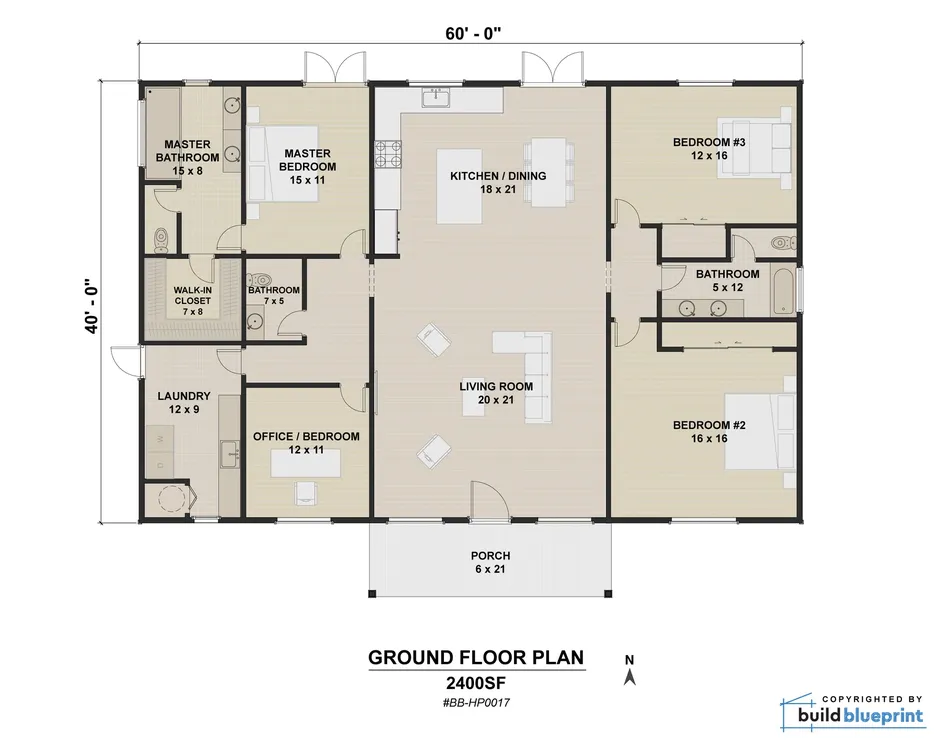
#> input picture ai_engine/temp_uploads/3fe1d359ed7f446eb7654db576ff8030.webp, 942 x 749 px, shrunk from 1946 x 1548 before the run
$ python -i vision_services.py   (imports and definitions only)
#> lines starting #> are read from the running program, lines starting #| are printed output that depends on the picture; after the words box and inside, x2 and y2 are one past the last pixel; in counts of white or black regions, pixels touching at a corner belong together
import math
import cv2
import numpy as np


# [9 lines not run here, left out]


# Validation helpers

def _is_likely_photo(img: np.ndarray) -> dict:

    h, w = img.shape[:2]

    hsv = cv2.cvtColor(img, cv2.COLOR_BGR2HSV)
    mean_sat = float(np.mean(hsv[:, :, 1]))

    gray = cv2.cvtColor(img, cv2.COLOR_BGR2GRAY)
    hist = cv2.calcHist([gray], [0], None, [256], [0, 256]).flatten()
    hist = hist / hist.sum()  # normalise

    significant_bins = int(np.sum(hist > 0.005))


    edges = cv2.Canny(gray, 50, 150)
    edge_density = float(np.sum(edges > 0)) / (h * w)


    photo_score = 0
    reasons = []
    if mean_sat > 50:
        photo_score += 1
        reasons.append(f"high colour saturation ({mean_sat:.0f})")
    if significant_bins > 120:
        photo_score += 1
        reasons.append(f"smooth histogram ({significant_bins} bins)")
    if edge_density > 0.15:
        photo_score += 1
        reasons.append(f"high edge density ({edge_density:.2%})")

    if photo_score >= 2:
        return {"is_photo": True, "reason": "; ".join(reasons)}
    return {"is_photo": False, "reason": ""}


def _validate_image(img: np.ndarray) -> dict | None:

    if img is None:
        return {"error": "invalid_image", "message": "Could not read image file."}

    h, w = img.shape[:2]
    if h < 200 or w < 200:
        return {
            "error": "low_resolution",
            "message": f"Image is too small ({w}×{h}px). Please use at least 800×600px for accurate results.",
        }

    gray = cv2.cvtColor(img, cv2.COLOR_BGR2GRAY)
    std_dev = float(np.std(gray))
    if std_dev < 10:
        return {
            "error": "low_contrast",
            "message": "Image appears blank or very low contrast. Please check the scan quality.",
        }

    return None


def _deskew_image(img: np.ndarray) -> np.ndarray:

    gray  = cv2.cvtColor(img, cv2.COLOR_BGR2GRAY)
    blur  = cv2.GaussianBlur(gray, (5, 5), 0)
    edges = cv2.Canny(blur, 50, 150)

    lines = cv2.HoughLinesP(edges, 1, np.pi / 180, threshold=80,
    minLineLength=100, maxLineGap=10)
    if lines is None:
        return img

    angles = []
    for line in lines:
        x1, y1, x2, y2 = line[0]
        angle = math.degrees(math.atan2(y2 - y1, x2 - x1))
        while angle > 45:
            angle -= 90
        while angle < -45:
            angle += 90
        angles.append(angle)

    if not angles:
        return img

    median_angle = float(np.median(angles))

    if abs(median_angle) < 1.5 or abs(median_angle) > 15.0:
        return img

    h, w = img.shape[:2]
    M     = cv2.getRotationMatrix2D((w / 2.0, h / 2.0), median_angle, 1.0)
    cos_a = abs(M[0, 0])
    sin_a = abs(M[0, 1])
    new_w = int(h * sin_a + w * cos_a)
    new_h = int(h * cos_a + w * sin_a)
    M[0, 2] += (new_w - w) / 2.0
    M[1, 2] += (new_h - h) / 2.0
    return cv2.warpAffine(img, M, (new_w, new_h),
            flags=cv2.INTER_LINEAR,
            borderValue=(255, 255, 255))


# [379 lines left out: functions _detect_walls_opencv, _merge_wall_edges, _prune_skeleton_branches, _yolo_skeleton_length, _detect_rooms, _compute_confidence, not called in this run]


# Public API

def analyze_with_hybrid(
    image_path: str,
    manual_width_m: float = 0.0,
    pixel_ratio: float = None,
) -> dict:

#> called with manual_width_m = 0
    img = cv2.imread(image_path)
#> img is the input picture: shape (749, 942, 3); mean B, G, R 222.9, 227.9, 230.3


    validation_error = _validate_image(img)
#> in _validate_image, `gray = cv2.cvtColor(img, cv2.COLOR_BGR2GRAY)`:
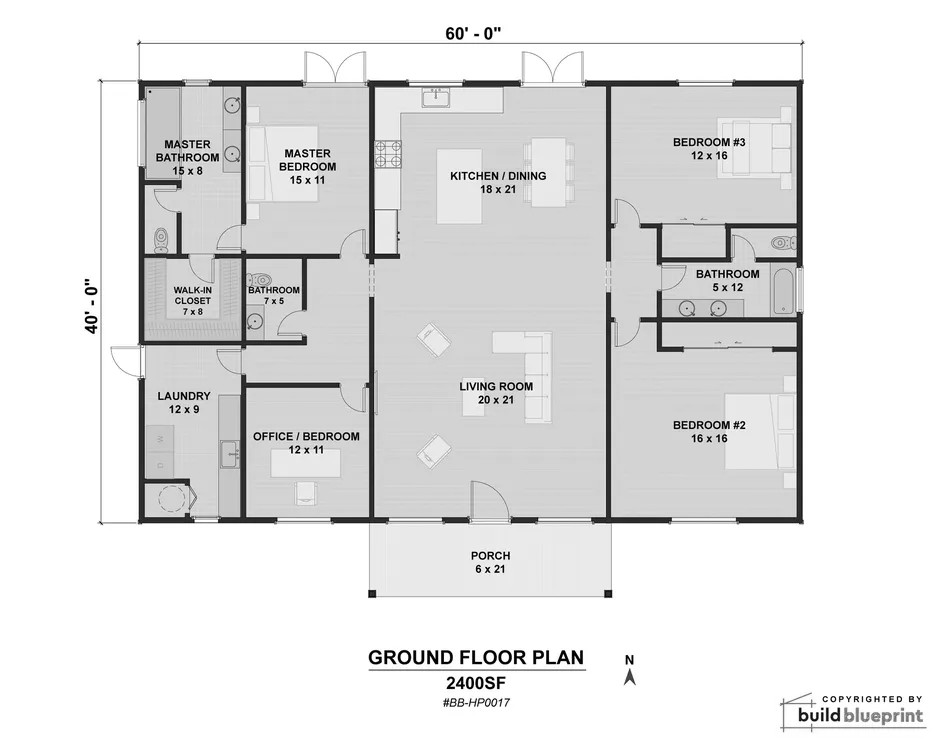
#> gray: shape (749, 942); min 0, max 255, mean 228.1
#> in _validate_image, `std_dev = float(np.std(gray))`: std_dev = 44.68
    if validation_error:
        return {
            "walls": 0, "length_m": 0, "doors": 0, "windows": 0,
            "scale_source": "Error",
            "confidence": {"score": 0, "label": "Low", "factors": {}},
            "metrics": {},
            "rooms": {"room_count": 0, "total_floor_area_m2": 0, "areas": []},
            **validation_error,
        }


    photo_check = _is_likely_photo(img)
#> in _is_likely_photo, `hsv = cv2.cvtColor(img, cv2.COLOR_BGR2HSV)`: hsv: shape (749, 942, 3); mean H, S, V 10.5, 10.5, 230.5
#> in _is_likely_photo, `mean_sat = float(np.mean(hsv[:, :, 1]))`: mean_sat = 10.48
#> in _is_likely_photo, `hist = cv2.calcHist([gray], [0], None, [256], [0, 256]).flatten()`: hist = 256 values, max 369951 at index 255, min 21 at index 103, mean 2756.1
#> in _is_likely_photo, `hist = hist / hist.sum()`: hist = 256 values, max 0.524 at index 255, min 2.98e-05 at index 103, mean 0.00391
#> in _is_likely_photo, `significant_bins = int(np.sum(hist > 0.005))`: significant_bins = 13
#> in _is_likely_photo, `edges = cv2.Canny(gray, 50, 150)`:
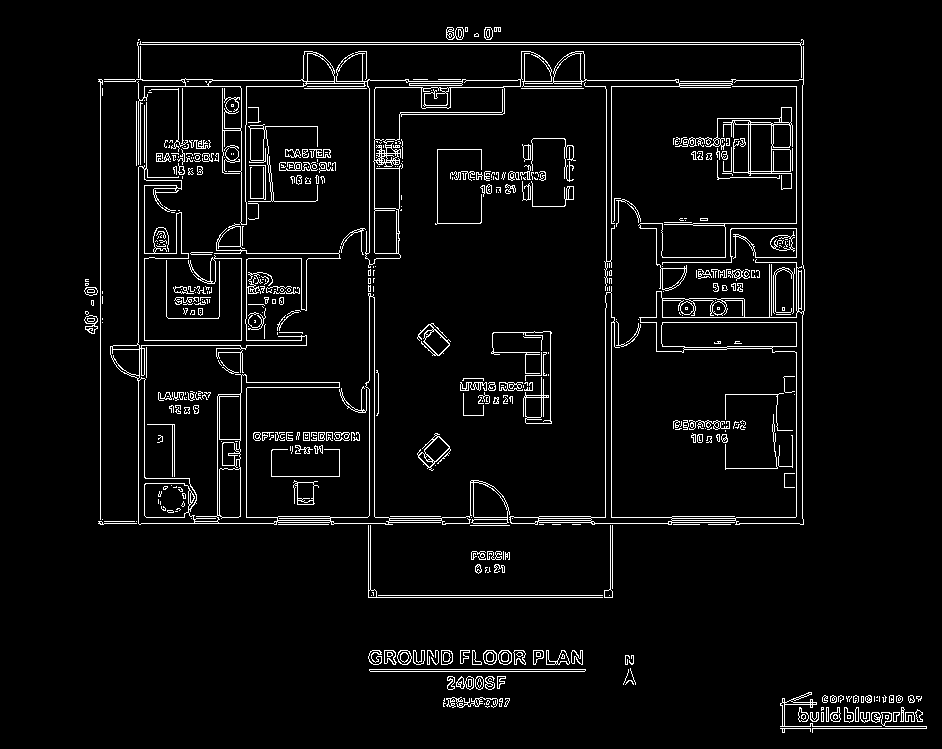
#> edges: shape (749, 942); 4.7% white in thin lines or dots, all inside (x1, y1, x2, y2) = (84, 27, 927, 733)
#> in _is_likely_photo, `edge_density = float(np.sum(edges > 0)) / (h * w)`: edge_density = 0.047
#> photo_check = {'is_photo': False, 'reason': ''}

    img = _deskew_image(img)
#> in _deskew_image, `edges = cv2.Canny(blur, 50, 150)`:
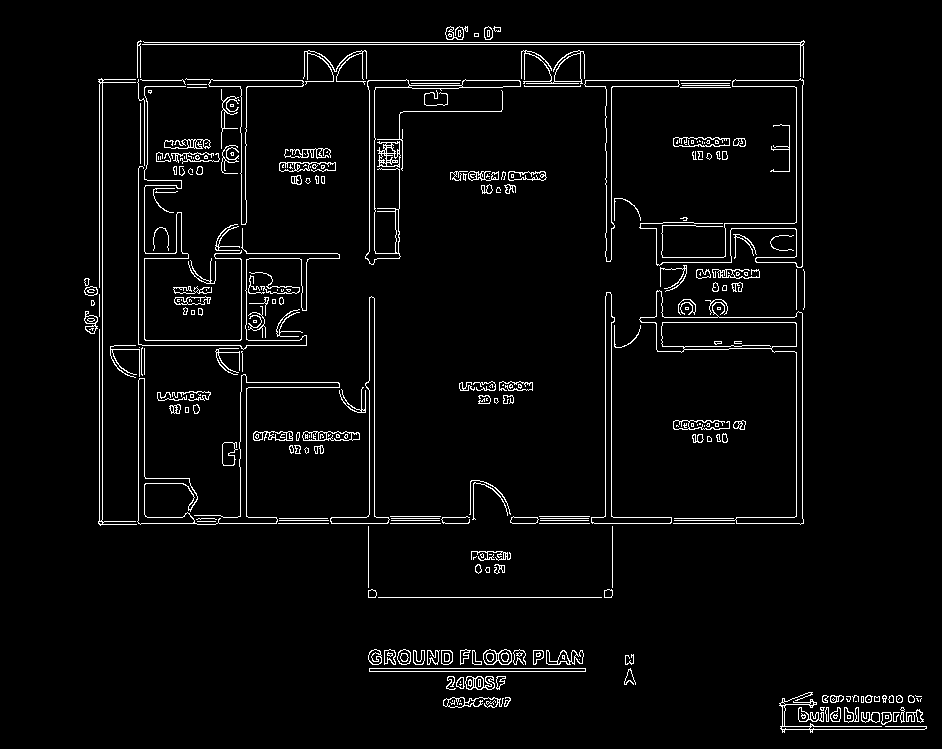
#> edges: shape (749, 942); 3.6% white in thin lines or dots, all inside (x1, y1, x2, y2) = (84, 26, 927, 733)
#> in _deskew_image, `lines = cv2.HoughLinesP(edges, 1, np.pi / 180, threshold=80, minLineLe..`: lines = 34 rows, first 6: [137, 44, 803, 44], [137, 42, 804, 42], [512, 523, 803, 523], [581, 80, 803, 80], [102, 524, 102, 79], [796, 516, 796, 87]
#> the loop in _deskew_image, `for line in lines:` made 34 passes
#> (x1, y1, x2, y2) on passes 1 to 12: (137, 44, 803, 44), (137, 42, 804, 42), (512, 523, 803, 523), (581, 80, 803, 80), (102, 524, 102, 79), (796, 516, 796, 87), (144, 523, 144, 80), (99, 316, 99, 79), (369, 523, 369, 297), (374, 523, 374, 298), (802, 518, 802, 313), (611, 259, 611, 87)
#> after the loop in _deskew_image, `for line in lines:`: angles = 34 values, max 2.75 at index 32, min -1.08 at index 33, mean 0.049
#> in _deskew_image, `median_angle = float(np.median(angles))`: median_angle = 0
    img_h, img_w = img.shape[:2]
#> img_h = 749; img_w = 942


    detected_door_sizes = []
    doors_count   = 0
    windows_count = 0

#> (the run stopped early here; a loop or call above may not have finished)

$ run again, on ai_engine/temp_uploads/2b54c66aae404136829e6a63e775c9b5.png
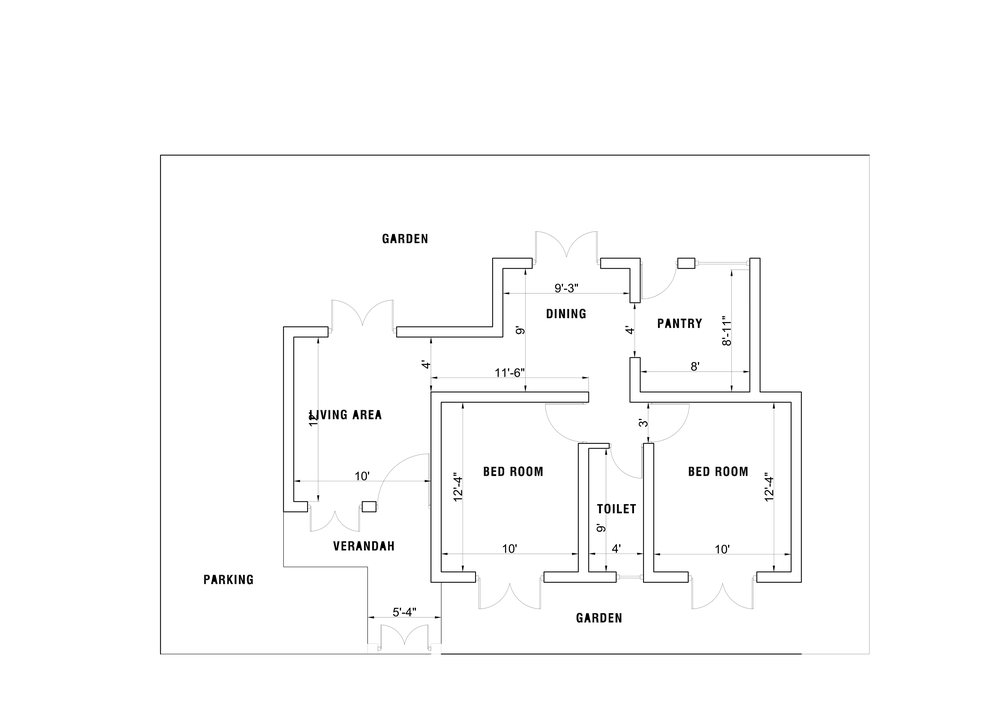
#> input picture ai_engine/temp_uploads/2b54c66aae404136829e6a63e775c9b5.png, 999 x 706 px, shrunk from 3509 x 2480 before the run
#> in analyze_with_hybrid, img is the input picture: shape (706, 999, 3); min 0, max 255, mean 251.6
#> std_dev = 22.2
#> hsv: shape (706, 999, 3); mean H, S, V 0, 0, 251.6
#> mean_sat = 0
#> in _is_likely_photo, `hist = cv2.calcHist([gray], [0], None, [256], [0, 256]).flatten()`: hist = 256 values, max 661210 at index 255, min 10 at index 44, mean 2755.1
#> in _is_likely_photo, `hist = hist / hist.sum()`: hist = 256 values, max 0.937 at index 255, min 1.42e-05 at index 44, mean 0.00391
#> significant_bins = 3
#> in _is_likely_photo, `edges = cv2.Canny(gray, 50, 150)`:
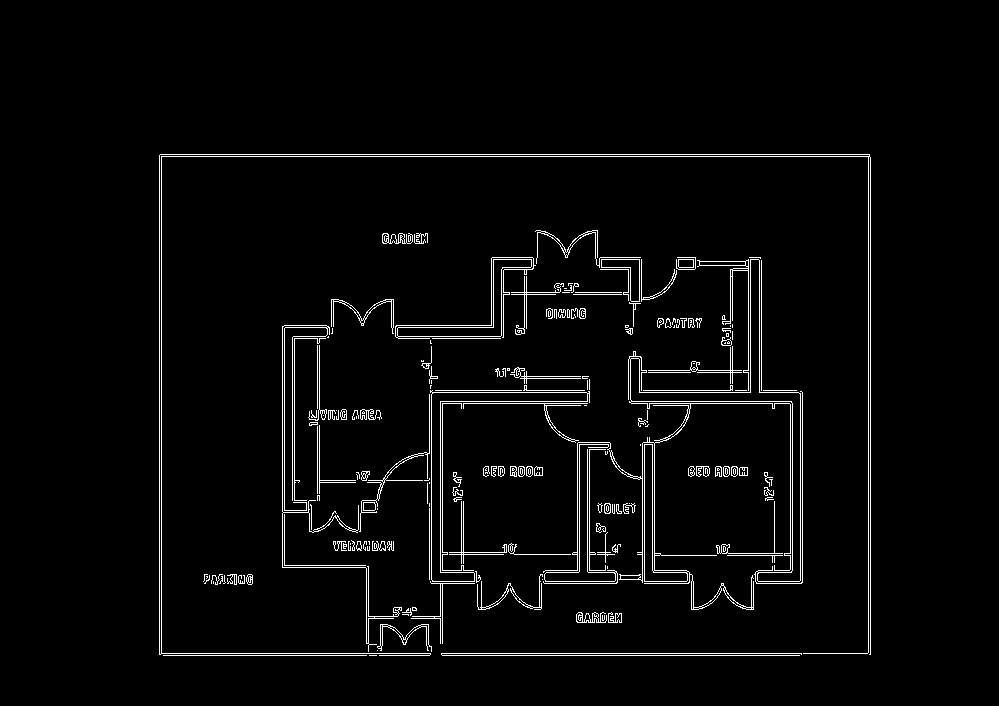
#> edges: shape (706, 999); 3% white in thin lines or dots, all inside (x1, y1, x2, y2) = (159, 154, 871, 656)
#> edge_density = 0.0299
#> photo_check = {'is_photo': False, 'reason': ''}
#> in _deskew_image, `edges = cv2.Canny(blur, 50, 150)`:
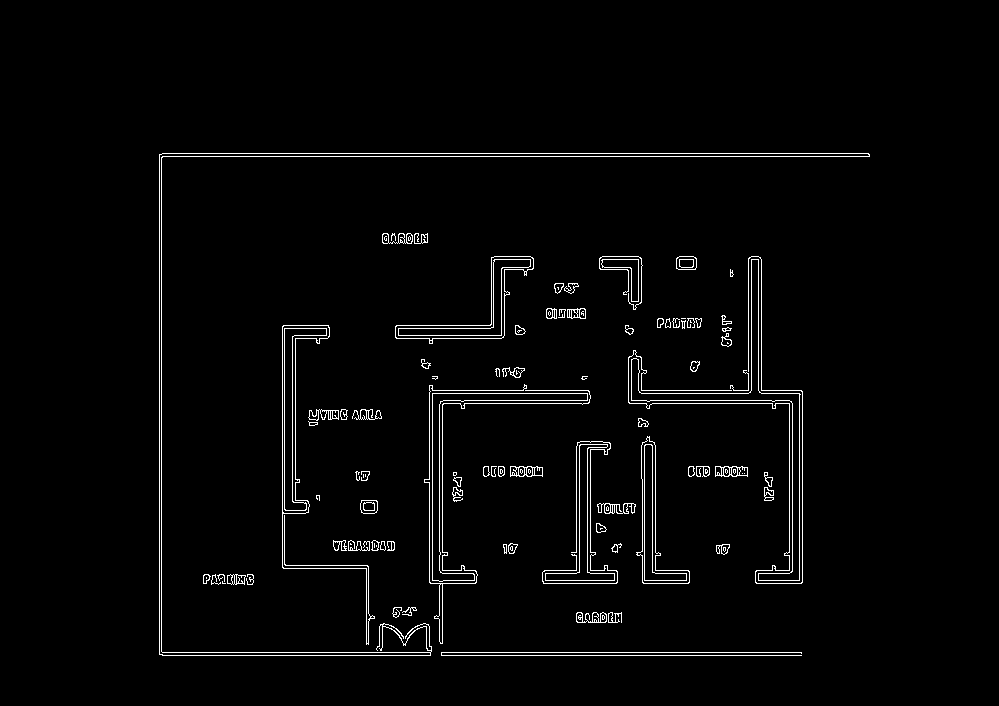
#> edges: shape (706, 999); 2.3% white in thin lines or dots, all inside (x1, y1, x2, y2) = (159, 153, 870, 656)
#> lines = 37 rows, first 6: [159, 156, 869, 156], [162, 153, 868, 153], [161, 654, 161, 154], [159, 652, 801, 652], [162, 655, 801, 655], [159, 654, 159, 154]
#> the loop in _deskew_image, `for line in lines:` made 37 passes
#> (x1, y1, x2, y2) on passes 1 to 8: (159, 156, 869, 156), (162, 153, 868, 153), (161, 654, 161, 154), (159, 652, 801, 652), (162, 655, 801, 655), (159, 654, 159, 154), (429, 403, 588, 403), (429, 390, 588, 390)
#> after the loop in _deskew_image, `for line in lines:`: angles = 37 values from 0 to 0
#> median_angle = 0
